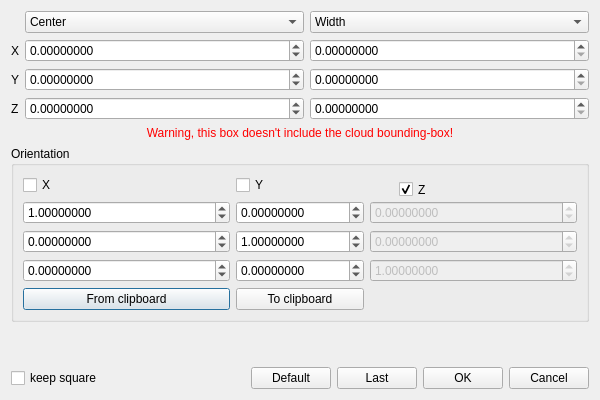
<?xml version="1.0" encoding="UTF-8"?>
<ui version="4.0">
 <class>BoundingBoxEditorDialog</class>
 <widget class="QDialog" name="BoundingBoxEditorDialog">
  <property name="geometry">
   <rect>
    <x>0</x>
    <y>0</y>
    <width>600</width>
    <height>400</height>
   </rect>
  </property>
  <property name="windowTitle">
   <string>Bounding Box Editor</string>
  </property>
  <layout class="QVBoxLayout" name="verticalLayout">
   <item>
    <layout class="QGridLayout" name="gridLayout">
     <item row="0" column="1">
      <widget class="QComboBox" name="pointTypeComboBox">
       <property name="sizePolicy">
        <sizepolicy hsizetype="Expanding" vsizetype="Fixed">
         <horstretch>0</horstretch>
         <verstretch>0</verstretch>
        </sizepolicy>
       </property>
       <property name="currentIndex">
        <number>1</number>
       </property>
       <item>
        <property name="text">
         <string>Min corner</string>
        </property>
       </item>
       <item>
        <property name="text">
         <string>Center</string>
        </property>
       </item>
       <item>
        <property name="text">
         <string>Max corner</string>
        </property>
       </item>
      </widget>
     </item>
     <item row="0" column="2">
      <widget class="QComboBox" name="widthComboBox">
       <property name="sizePolicy">
        <sizepolicy hsizetype="Expanding" vsizetype="Fixed">
         <horstretch>0</horstretch>
         <verstretch>0</verstretch>
        </sizepolicy>
       </property>
       <item>
        <property name="text">
         <string>Width</string>
        </property>
       </item>
      </widget>
     </item>
     <item row="1" column="0">
      <widget class="QLabel" name="xLabel">
       <property name="text">
        <string notr="true">X</string>
       </property>
      </widget>
     </item>
     <item row="1" column="1">
      <widget class="QDoubleSpinBox" name="xDoubleSpinBox">
       <property name="sizePolicy">
        <sizepolicy hsizetype="Expanding" vsizetype="Fixed">
         <horstretch>0</horstretch>
         <verstretch>0</verstretch>
        </sizepolicy>
       </property>
       <property name="decimals">
        <number>8</number>
       </property>
       <property name="minimum">
        <double>-1000000000.000000000000000</double>
       </property>
       <property name="maximum">
        <double>1000000000.000000000000000</double>
       </property>
      </widget>
     </item>
     <item row="1" column="2">
      <widget class="QDoubleSpinBox" name="dxDoubleSpinBox">
       <property name="sizePolicy">
        <sizepolicy hsizetype="Expanding" vsizetype="Fixed">
         <horstretch>0</horstretch>
         <verstretch>0</verstretch>
        </sizepolicy>
       </property>
       <property name="decimals">
        <number>8</number>
       </property>
       <property name="minimum">
        <double>0.000000000000000</double>
       </property>
       <property name="maximum">
        <double>1000000000.000000000000000</double>
       </property>
      </widget>
     </item>
     <item row="2" column="0">
      <widget class="QLabel" name="yLabel">
       <property name="text">
        <string notr="true">Y</string>
       </property>
      </widget>
     </item>
     <item row="2" column="1">
      <widget class="QDoubleSpinBox" name="yDoubleSpinBox">
       <property name="sizePolicy">
        <sizepolicy hsizetype="Expanding" vsizetype="Fixed">
         <horstretch>0</horstretch>
         <verstretch>0</verstretch>
        </sizepolicy>
       </property>
       <property name="decimals">
        <number>8</number>
       </property>
       <property name="minimum">
        <double>-1000000000.000000000000000</double>
       </property>
       <property name="maximum">
        <double>1000000000.000000000000000</double>
       </property>
      </widget>
     </item>
     <item row="2" column="2">
      <widget class="QDoubleSpinBox" name="dyDoubleSpinBox">
       <property name="sizePolicy">
        <sizepolicy hsizetype="Expanding" vsizetype="Fixed">
         <horstretch>0</horstretch>
         <verstretch>0</verstretch>
        </sizepolicy>
       </property>
       <property name="decimals">
        <number>8</number>
       </property>
       <property name="minimum">
        <double>0.000000000000000</double>
       </property>
       <property name="maximum">
        <double>1000000000.000000000000000</double>
       </property>
      </widget>
     </item>
     <item row="3" column="0">
      <widget class="QLabel" name="zLabel">
       <property name="text">
        <string notr="true">Z</string>
       </property>
      </widget>
     </item>
     <item row="3" column="1">
      <widget class="QDoubleSpinBox" name="zDoubleSpinBox">
       <property name="sizePolicy">
        <sizepolicy hsizetype="Expanding" vsizetype="Fixed">
         <horstretch>0</horstretch>
         <verstretch>0</verstretch>
        </sizepolicy>
       </property>
       <property name="decimals">
        <number>8</number>
       </property>
       <property name="minimum">
        <double>-1000000000.000000000000000</double>
       </property>
       <property name="maximum">
        <double>1000000000.000000000000000</double>
       </property>
      </widget>
     </item>
     <item row="3" column="2">
      <widget class="QDoubleSpinBox" name="dzDoubleSpinBox">
       <property name="sizePolicy">
        <sizepolicy hsizetype="Expanding" vsizetype="Fixed">
         <horstretch>0</horstretch>
         <verstretch>0</verstretch>
        </sizepolicy>
       </property>
       <property name="decimals">
        <number>8</number>
       </property>
       <property name="minimum">
        <double>0.000000000000000</double>
       </property>
       <property name="maximum">
        <double>1000000000.000000000000000</double>
       </property>
      </widget>
     </item>
    </layout>
   </item>
   <item>
    <widget class="QLabel" name="warningLabel">
     <property name="sizePolicy">
      <sizepolicy hsizetype="Preferred" vsizetype="Maximum">
       <horstretch>0</horstretch>
       <verstretch>0</verstretch>
      </sizepolicy>
     </property>
     <property name="styleSheet">
      <string notr="true">color: red;</string>
     </property>
     <property name="text">
      <string>Warning, this box doesn't include the cloud bounding-box!</string>
     </property>
     <property name="alignment">
      <set>Qt::AlignCenter</set>
     </property>
    </widget>
   </item>
   <item>
    <widget class="QGroupBox" name="oriGroupBox">
     <property name="sizePolicy">
      <sizepolicy hsizetype="Preferred" vsizetype="Maximum">
       <horstretch>0</horstretch>
       <verstretch>0</verstretch>
      </sizepolicy>
     </property>
     <property name="title">
      <string>Orientation</string>
     </property>
     <layout class="QGridLayout" name="gridLayout_2">
      <item row="1" column="0">
       <widget class="QFrame" name="xOriFrame">
        <property name="sizePolicy">
         <sizepolicy hsizetype="Preferred" vsizetype="Maximum">
          <horstretch>0</horstretch>
          <verstretch>0</verstretch>
         </sizepolicy>
        </property>
        <layout class="QVBoxLayout" name="verticalLayout_2">
         <property name="leftMargin">
          <number>0</number>
         </property>
         <property name="topMargin">
          <number>0</number>
         </property>
         <property name="rightMargin">
          <number>0</number>
         </property>
         <property name="bottomMargin">
          <number>0</number>
         </property>
         <item>
          <widget class="QDoubleSpinBox" name="xOriXDoubleSpinBox">
           <property name="sizePolicy">
            <sizepolicy hsizetype="Expanding" vsizetype="Fixed">
             <horstretch>0</horstretch>
             <verstretch>0</verstretch>
            </sizepolicy>
           </property>
           <property name="decimals">
            <number>8</number>
           </property>
           <property name="minimum">
            <double>-1000000000.000000000000000</double>
           </property>
           <property name="maximum">
            <double>1000000000.000000000000000</double>
           </property>
           <property name="value">
            <double>1.000000000000000</double>
           </property>
          </widget>
         </item>
         <item>
          <widget class="QDoubleSpinBox" name="xOriYDoubleSpinBox">
           <property name="sizePolicy">
            <sizepolicy hsizetype="Expanding" vsizetype="Fixed">
             <horstretch>0</horstretch>
             <verstretch>0</verstretch>
            </sizepolicy>
           </property>
           <property name="decimals">
            <number>8</number>
           </property>
           <property name="minimum">
            <double>-1000000000.000000000000000</double>
           </property>
           <property name="maximum">
            <double>1000000000.000000000000000</double>
           </property>
          </widget>
         </item>
         <item>
          <widget class="QDoubleSpinBox" name="xOriZDoubleSpinBox">
           <property name="sizePolicy">
            <sizepolicy hsizetype="Expanding" vsizetype="Fixed">
             <horstretch>0</horstretch>
             <verstretch>0</verstretch>
            </sizepolicy>
           </property>
           <property name="decimals">
            <number>8</number>
           </property>
           <property name="minimum">
            <double>-1000000000.000000000000000</double>
           </property>
           <property name="maximum">
            <double>1000000000.000000000000000</double>
           </property>
          </widget>
         </item>
        </layout>
       </widget>
      </item>
      <item row="0" column="1">
       <widget class="QCheckBox" name="oriYCheckBox">
        <property name="toolTip">
         <string>automatically compute Y if checked</string>
        </property>
        <property name="text">
         <string notr="true">Y</string>
        </property>
        <property name="autoExclusive">
         <bool>true</bool>
        </property>
       </widget>
      </item>
      <item row="1" column="1" colspan="3">
       <widget class="QFrame" name="yOriFrame">
        <property name="sizePolicy">
         <sizepolicy hsizetype="Preferred" vsizetype="Maximum">
          <horstretch>0</horstretch>
          <verstretch>0</verstretch>
         </sizepolicy>
        </property>
        <layout class="QVBoxLayout" name="verticalLayout_4">
         <property name="leftMargin">
          <number>0</number>
         </property>
         <property name="topMargin">
          <number>0</number>
         </property>
         <property name="rightMargin">
          <number>0</number>
         </property>
         <property name="bottomMargin">
          <number>0</number>
         </property>
         <item>
          <widget class="QDoubleSpinBox" name="yOriXDoubleSpinBox">
           <property name="sizePolicy">
            <sizepolicy hsizetype="Expanding" vsizetype="Fixed">
             <horstretch>0</horstretch>
             <verstretch>0</verstretch>
            </sizepolicy>
           </property>
           <property name="decimals">
            <number>8</number>
           </property>
           <property name="minimum">
            <double>-1000000000.000000000000000</double>
           </property>
           <property name="maximum">
            <double>1000000000.000000000000000</double>
           </property>
          </widget>
         </item>
         <item>
          <widget class="QDoubleSpinBox" name="yOriYDoubleSpinBox">
           <property name="sizePolicy">
            <sizepolicy hsizetype="Expanding" vsizetype="Fixed">
             <horstretch>0</horstretch>
             <verstretch>0</verstretch>
            </sizepolicy>
           </property>
           <property name="decimals">
            <number>8</number>
           </property>
           <property name="minimum">
            <double>-1000000000.000000000000000</double>
           </property>
           <property name="maximum">
            <double>1000000000.000000000000000</double>
           </property>
           <property name="value">
            <double>1.000000000000000</double>
           </property>
          </widget>
         </item>
         <item>
          <widget class="QDoubleSpinBox" name="yOriZDoubleSpinBox">
           <property name="sizePolicy">
            <sizepolicy hsizetype="Expanding" vsizetype="Fixed">
             <horstretch>0</horstretch>
             <verstretch>0</verstretch>
            </sizepolicy>
           </property>
           <property name="decimals">
            <number>8</number>
           </property>
           <property name="minimum">
            <double>-1000000000.000000000000000</double>
           </property>
           <property name="maximum">
            <double>1000000000.000000000000000</double>
           </property>
          </widget>
         </item>
        </layout>
       </widget>
      </item>
      <item row="0" column="0">
       <widget class="QCheckBox" name="oriXCheckBox">
        <property name="toolTip">
         <string>automatically compute X if checked</string>
        </property>
        <property name="text">
         <string notr="true">X</string>
        </property>
        <property name="autoExclusive">
         <bool>true</bool>
        </property>
       </widget>
      </item>
      <item row="1" column="4">
       <widget class="QFrame" name="zOriFrame">
        <property name="enabled">
         <bool>false</bool>
        </property>
        <property name="sizePolicy">
         <sizepolicy hsizetype="Preferred" vsizetype="Maximum">
          <horstretch>0</horstretch>
          <verstretch>0</verstretch>
         </sizepolicy>
        </property>
        <layout class="QVBoxLayout" name="verticalLayout_5">
         <property name="leftMargin">
          <number>0</number>
         </property>
         <property name="topMargin">
          <number>0</number>
         </property>
         <property name="rightMargin">
          <number>0</number>
         </property>
         <property name="bottomMargin">
          <number>0</number>
         </property>
         <item>
          <widget class="QDoubleSpinBox" name="zOriXDoubleSpinBox">
           <property name="sizePolicy">
            <sizepolicy hsizetype="Expanding" vsizetype="Fixed">
             <horstretch>0</horstretch>
             <verstretch>0</verstretch>
            </sizepolicy>
           </property>
           <property name="decimals">
            <number>8</number>
           </property>
           <property name="minimum">
            <double>-1000000000.000000000000000</double>
           </property>
           <property name="maximum">
            <double>1000000000.000000000000000</double>
           </property>
          </widget>
         </item>
         <item>
          <widget class="QDoubleSpinBox" name="zOriYDoubleSpinBox">
           <property name="sizePolicy">
            <sizepolicy hsizetype="Expanding" vsizetype="Fixed">
             <horstretch>0</horstretch>
             <verstretch>0</verstretch>
            </sizepolicy>
           </property>
           <property name="decimals">
            <number>8</number>
           </property>
           <property name="minimum">
            <double>-1000000000.000000000000000</double>
           </property>
           <property name="maximum">
            <double>1000000000.000000000000000</double>
           </property>
          </widget>
         </item>
         <item>
          <widget class="QDoubleSpinBox" name="zOriZDoubleSpinBox">
           <property name="sizePolicy">
            <sizepolicy hsizetype="Expanding" vsizetype="Fixed">
             <horstretch>0</horstretch>
             <verstretch>0</verstretch>
            </sizepolicy>
           </property>
           <property name="decimals">
            <number>8</number>
           </property>
           <property name="minimum">
            <double>-1000000000.000000000000000</double>
           </property>
           <property name="maximum">
            <double>1000000000.000000000000000</double>
           </property>
           <property name="value">
            <double>1.000000000000000</double>
           </property>
          </widget>
         </item>
        </layout>
       </widget>
      </item>
      <item row="2" column="0">
       <widget class="QPushButton" name="fromClipboardPushButton">
        <property name="text">
         <string>From clipboard</string>
        </property>
       </widget>
      </item>
      <item row="2" column="1" colspan="3">
       <widget class="QPushButton" name="toClipboardPushButton">
        <property name="text">
         <string>To clipboard</string>
        </property>
       </widget>
      </item>
     </layout>
     <widget class="QCheckBox" name="oriZCheckBox">
      <property name="geometry">
       <rect>
        <x>388</x>
        <y>32</y>
        <width>34</width>
        <height>23</height>
       </rect>
      </property>
      <property name="toolTip">
       <string>automatically compute Z if checked</string>
      </property>
      <property name="text">
       <string notr="true">Z</string>
      </property>
      <property name="checked">
       <bool>true</bool>
      </property>
      <property name="autoExclusive">
       <bool>true</bool>
      </property>
     </widget>
    </widget>
   </item>
   <item>
    <spacer name="verticalSpacer">
     <property name="orientation">
      <enum>Qt::Vertical</enum>
     </property>
     <property name="sizeHint" stdset="0">
      <size>
       <width>20</width>
       <height>40</height>
      </size>
     </property>
    </spacer>
   </item>
   <item>
    <layout class="QHBoxLayout" name="horizontalLayout">
     <item>
      <widget class="QCheckBox" name="keepSquareCheckBox">
       <property name="text">
        <string>keep square</string>
       </property>
      </widget>
     </item>
     <item>
      <spacer name="horizontalSpacer">
       <property name="orientation">
        <enum>Qt::Horizontal</enum>
       </property>
       <property name="sizeHint" stdset="0">
        <size>
         <width>40</width>
         <height>20</height>
        </size>
       </property>
      </spacer>
     </item>
     <item>
      <widget class="QPushButton" name="defaultPushButton">
       <property name="text">
        <string>Default</string>
       </property>
      </widget>
     </item>
     <item>
      <widget class="QPushButton" name="lastPushButton">
       <property name="text">
        <string>Last</string>
       </property>
      </widget>
     </item>
     <item>
      <widget class="QPushButton" name="okPushButton">
       <property name="text">
        <string>OK</string>
       </property>
      </widget>
     </item>
     <item>
      <widget class="QPushButton" name="cancelPushButton">
       <property name="text">
        <string>Cancel</string>
       </property>
      </widget>
     </item>
    </layout>
   </item>
  </layout>
 </widget>
 <resources/>
 <connections>
  <connection>
   <sender>oriZCheckBox</sender>
   <signal>toggled(bool)</signal>
   <receiver>zOriFrame</receiver>
   <slot>setDisabled(bool)</slot>
   <hints>
    <hint type="sourcelabel">
     <x>486</x>
     <y>189</y>
    </hint>
    <hint type="destinationlabel">
     <x>486</x>
     <y>246</y>
    </hint>
   </hints>
  </connection>
  <connection>
   <sender>oriYCheckBox</sender>
   <signal>toggled(bool)</signal>
   <receiver>yOriFrame</receiver>
   <slot>setDisabled(bool)</slot>
   <hints>
    <hint type="sourcelabel">
     <x>299</x>
     <y>189</y>
    </hint>
    <hint type="destinationlabel">
     <x>299</x>
     <y>246</y>
    </hint>
   </hints>
  </connection>
  <connection>
   <sender>oriXCheckBox</sender>
   <signal>toggled(bool)</signal>
   <receiver>xOriFrame</receiver>
   <slot>setDisabled(bool)</slot>
   <hints>
    <hint type="sourcelabel">
     <x>112</x>
     <y>189</y>
    </hint>
    <hint type="destinationlabel">
     <x>112</x>
     <y>246</y>
    </hint>
   </hints>
  </connection>
 </connections>
</ui>
